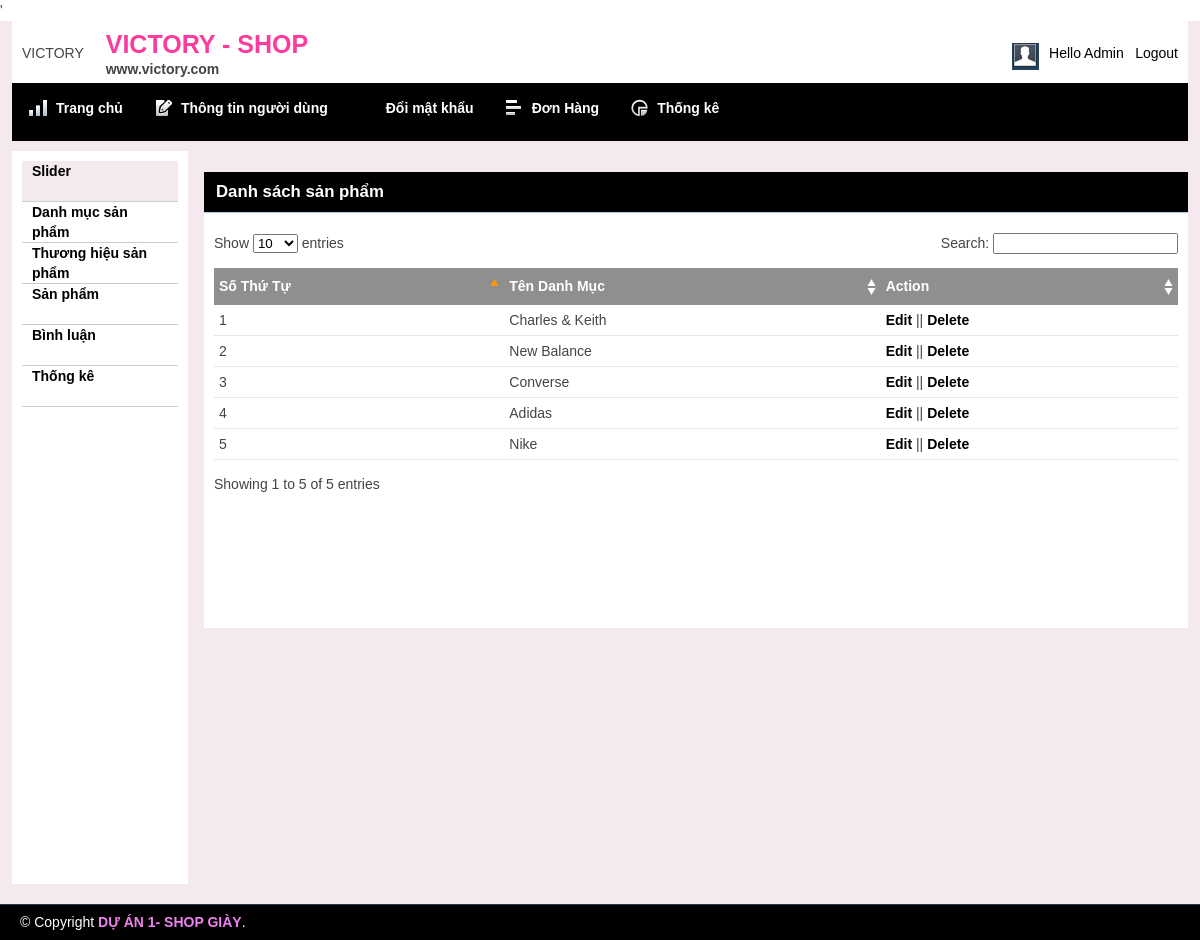
The app's page /admin/catlist.php with its own data.
### tables this page shows
CREATE TABLE `tbl_danhmuc` (
  `iddm` int(11) NOT NULL,
  `tendm` varchar(255) NOT NULL
);

### lib/database.php (called while the page is built, shortened)
<?php
Class Database{
   public $host   = DB_HOST;
   public $user   = DB_USER;
   public $pass   = DB_PASS;
   public $dbname = DB_NAME;
   public $link;
private function connectDB(){
   $this->link = new mysqli($this->host, $this->user, $this->pass,
    $this->dbname);
 }
public function insert($query){
  $insert_row = $this->link->query($query) or
     die($this->link->error.__LINE__);
   if($insert_row){
     return $insert_row;
   } else {
     return false;
    }
 }
}

### classes/danhmucsp.php (called while the page is built, shortened)
<?php
 $filepath = realpath(dirname(__FILE__));
 include_once ($filepath.'/../lib/database.php');
    class danhmucsp
    {
        private $db;
        public function __construct()
        {
            $this->db= new Database();
        }
        public function show_danhmuc(){
            $query= "SELECT * FROM tbl_danhmuc order by iddm desc ";
            $_result= $this ->db->insert($query);
            return $_result;
        }
    }
?>

### admin/catlist.php (the view, shortened to what this page needs)
<?php include 'inc/header.php';?>
<?php include 'inc/sidebar.php';?>
<?php
include '../classes/danhmucsp.php';
?>
<?php
    $danhmuc= new danhmucsp();
?>
        <div class="grid_10">
            <div class="box round first grid">
                <h2>Danh sách sản phẩm</h2>
                <div class="block">
                    <table class="data display datatable" id="example">
					<thead>
						<tr>
							<th>Số Thứ Tự</th>
							<th>Tên Danh Mục</th>
							<th>Action</th>
						</tr>
					</thead>
					<tbody>
						<?php
						$show_dm= $danhmuc -> show_danhmuc();
						if ($show_dm) {
							$i=0;
							while ($result = $show_dm -> fetch_assoc()) {
								$i++;
						?>
						<tr class="odd gradeX">
							<td><?php echo $i ?></td>
							<td><?php echo $result['tendm'] ?></td>
							<td><a href="catedit.php?iddm=<?php echo $result['iddm'] ?>">Edit</a> || <a onclick="return confirm('Bạn có muốn xóa danh mục này?')" href="?delid=<?php echo $result['iddm'] ?>">Delete</a></td>
						</tr>
						<?php
						}
						}
						?>
					</tbody>
				</table>
               </div>
            </div>
        </div>
<?php include 'inc/footer.php';?>

### admin/css/layout.css (style rules this page uses)
body { background: #fff none repeat scroll 0 0; color: #444; font-size: 14px; padding: 0; }
a { color: #000; font-weight: bold; text-decoration: none; }
h1, h2, h3, h4, h5, h6 { line-height: 1.2em; margin-bottom: .3em; }
h2 { margin-top: 1em; }
.box { background: #fff; margin-bottom: 20px; margin-top: 10px; padding: 10px 10px 10px 10px; margin-left: -8px; }
.box.grid { padding-bottom: 40px; }
.box.round { -moz-border-radius: 5px 5px 0px 0px; -webkit-border-radius: 5px 5px 0px 0px; border-radius: 5px 5px 0px 0px; }
.box h2 { font-size: 1.2em; font-weight: bold; color: white; background: black; margin: -10px -10px 0 -10px; padding: 10px 12px; border-bottom: 1px solid #B3CBD6; }
.box.first { min-height: 406px; }
.block { padding-top: 20px; }
.block { padding-bottom: 1px; }
table.display { margin: 0 auto; clear: both; width: 100%; }
.sorting_asc { background: #8f8f8f url(../img/table/sort_asc.png) no-repeat center right; padding: 8px 5px; text-align: left; color: #fff; }
.sorting { background: #8f8f8f url(../img/table/sort_both.png) no-repeat center right; padding: 8px 5px; text-align: left; color: #fff; }
tr.odd { height: 30px; line-height: 30px; border-bottom: 1px solid #e6e6e6; }
tr.even { height: 30px; line-height: 30px; border-bottom: 1px solid #e6e6e6; }
tr.odd td, tr.even td { padding-left: 5px; }

### records on screen
tbl_danhmuc: tendm "Charles & Keith"
tbl_danhmuc: tendm "New Balance"
tbl_danhmuc: tendm "Converse"
tbl_danhmuc: tendm "Adidas"
tbl_danhmuc: tendm "Nike"
